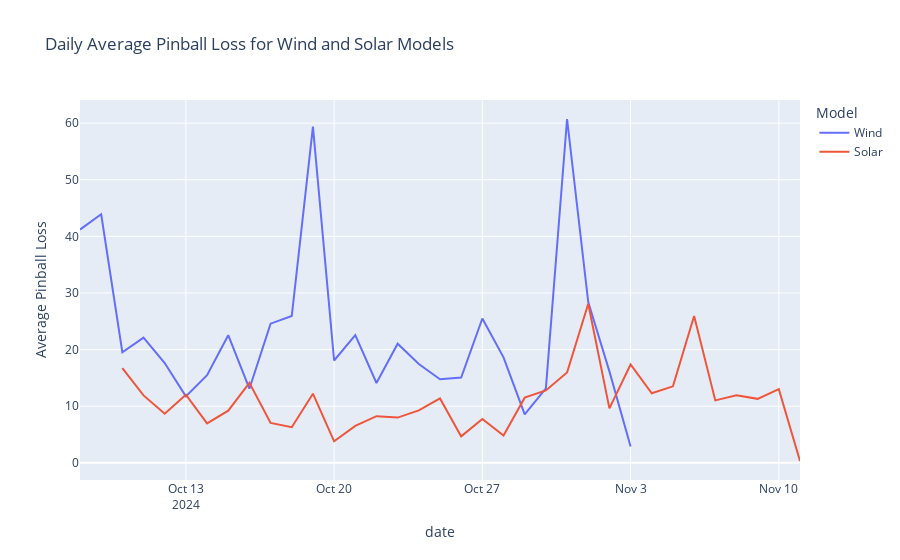

The notebook cell saved with this chart:
### Code cell
# WIND MODEL: Calculate daily average pinball loss for wind model
df_wind_copy = df_resampled_merged_wind_2.copy()
df_wind_copy['valid_datetime'] = pd.to_datetime(df_wind_copy['valid_datetime'])
daily_wind_data = df_wind_copy.set_index('valid_datetime').resample('D')

quantile_cols = [
    'generation_mw_quantile_1', 'generation_mw_quantile_2', 'generation_mw_quantile_3',
    'generation_mw_quantile_4', 'generation_mw_quantile_5', 'generation_mw_quantile_6',
    'generation_mw_quantile_7', 'generation_mw_quantile_8', 'generation_mw_quantile_9'
]

wind_daily_losses = []
for date, daily_df in daily_wind_data:
    daily_loss_entry = {'date': date}
    for quantile in quantiles:
        loss = modified_pinball_loss(daily_df['generation_mw'], daily_df[f"generation_mw_quantile_{quantile}"], quantile/10)
        daily_loss_entry[f"loss_quantile_{quantile}"] = loss
    wind_daily_losses.append(daily_loss_entry)

wind_loss_df = pd.DataFrame(wind_daily_losses)
wind_loss_df['avg_pinball_loss'] = wind_loss_df[[f"loss_quantile_{quantile}" for quantile in quantiles]].mean(axis=1)
wind_loss_df['model'] = 'Wind'

# SOLAR MODEL: Calculate daily average pinball loss for solar model
df_solar_copy = df_resampled_merged_solar3.copy()
df_solar_copy['valid_datetime'] = pd.to_datetime(df_solar_copy['valid_datetime'])
daily_solar_data = df_solar_copy.set_index('valid_datetime').resample('D')

solar_daily_losses = []
for date, daily_df in daily_solar_data:
    daily_loss_entry = {'date': date}
    for quantile in quantiles:
        loss = modified_pinball_loss(daily_df['Target_Capacity_MWP%'] * df_resampled_merged_solar3["capacity_mwp_lag_48h"].mean(), daily_df[f"generation_mw_quantile_{quantile}"], quantile / 10)
        daily_loss_entry[f"loss_quantile_{quantile}"] = loss
    solar_daily_losses.append(daily_loss_entry)


solar_loss_df = pd.DataFrame(solar_daily_losses)
solar_loss_df['avg_pinball_loss'] = solar_loss_df[[f"loss_quantile_{quantile}" for quantile in quantiles]].mean(axis=1)
solar_loss_df['model'] = 'Solar'

# Combine wind and solar loss data for comparison
combined_loss_df = pd.concat([wind_loss_df, solar_loss_df])

# Plot the daily average pinball loss for both models
fig = px.line(
    combined_loss_df,
    x='date',
    y='avg_pinball_loss',
    color='model',
    title='Daily Average Pinball Loss for Wind and Solar Models',
    labels={'avg_pinball_loss': 'Average Pinball Loss', 'model': 'Model'}
)
fig.show()
display(combined_loss_df)

### Figure 1 — Plotly figure (JSON) as saved in the notebook; plotly's stock layout.template omitted (floating-point values rounded to 4 significant figures)
{"data": [{"hovertemplate": "Model=Wind<br>date=%{x}<br>Average Pinball Loss=%{y}<extra></extra>", "legendgroup": "Wind", "line": {"color": "#636efa", "dash": "solid"}, "marker": {"symbol": "circle"}, "mode": "lines", "name": "Wind", "orientation": "v", "showlegend": true, "type": "scatter", "x": ["2024-10-08T00:00:00+00:00", "2024-10-09T00:00:00+00:00", "2024-10-10T00:00:00+00:00", "2024-10-11T00:00:00+00:00", "2024-10-12T00:00:00+00:00", "2024-10-13T00:00:00+00:00", "2024-10-14T00:00:00+00:00", "2024-10-15T00:00:00+00:00", "2024-10-16T00:00:00+00:00", "2024-10-17T00:00:00+00:00", "2024-10-18T00:00:00+00:00", "2024-10-19T00:00:00+00:00", "2024-10-20T00:00:00+00:00", "2024-10-21T00:00:00+00:00", "2024-10-22T00:00:00+00:00", "2024-10-23T00:00:00+00:00", "2024-10-24T00:00:00+00:00", "2024-10-25T00:00:00+00:00", "2024-10-26T00:00:00+00:00", "2024-10-27T00:00:00+00:00", "2024-10-28T00:00:00+00:00", "2024-10-29T00:00:00+00:00", "2024-10-30T00:00:00+00:00", "2024-10-31T00:00:00+00:00", "2024-11-01T00:00:00+00:00", "2024-11-02T00:00:00+00:00", "2024-11-03T00:00:00+00:00"], "xaxis": "x", "y": [41.2, 43.9, 19.54, 22.11, 17.62, 11.74, 15.47, 22.55, 13.1, 24.58, 25.93, 59.38, 18.08, 22.57, 14.11, 21.04, 17.46, 14.76, 15.08, 25.5, 18.64, 8.561, 13.16, 60.73, 28.38, 16.15, 2.873], "yaxis": "y"}, {"hovertemplate": "Model=Solar<br>date=%{x}<br>Average Pinball Loss=%{y}<extra></extra>", "legendgroup": "Solar", "line": {"color": "#EF553B", "dash": "solid"}, "marker": {"symbol": "circle"}, "mode": "lines", "name": "Solar", "orientation": "v", "showlegend": true, "type": "scatter", "x": ["2024-10-10T00:00:00+00:00", "2024-10-11T00:00:00+00:00", "2024-10-12T00:00:00+00:00", "2024-10-13T00:00:00+00:00", "2024-10-14T00:00:00+00:00", "2024-10-15T00:00:00+00:00", "2024-10-16T00:00:00+00:00", "2024-10-17T00:00:00+00:00", "2024-10-18T00:00:00+00:00", "2024-10-19T00:00:00+00:00", "2024-10-20T00:00:00+00:00", "2024-10-21T00:00:00+00:00", "2024-10-22T00:00:00+00:00", "2024-10-23T00:00:00+00:00", "2024-10-24T00:00:00+00:00", "2024-10-25T00:00:00+00:00", "2024-10-26T00:00:00+00:00", "2024-10-27T00:00:00+00:00", "2024-10-28T00:00:00+00:00", "2024-10-29T00:00:00+00:00", "2024-10-30T00:00:00+00:00", "2024-10-31T00:00:00+00:00", "2024-11-01T00:00:00+00:00", "2024-11-02T00:00:00+00:00", "2024-11-03T00:00:00+00:00", "2024-11-04T00:00:00+00:00", "2024-11-05T00:00:00+00:00", "2024-11-06T00:00:00+00:00", "2024-11-07T00:00:00+00:00", "2024-11-08T00:00:00+00:00", "2024-11-09T00:00:00+00:00", "2024-11-10T00:00:00+00:00", "2024-11-11T00:00:00+00:00"], "xaxis": "x", "y": [16.71, 11.92, 8.668, 12.03, 6.97, 9.219, 14.12, 7.055, 6.299, 12.21, 3.807, 6.53, 8.241, 7.994, 9.257, 11.38, 4.678, 7.737, 4.818, 11.51, 12.79, 15.97, 28.09, 9.628, 17.37, 12.28, 13.51, 25.94, 11.03, 11.95, 11.3, 13.02, 0.3277], "yaxis": "y"}], "layout": {"legend": {"title": {"text": "Model"}, "tracegroupgap": 0}, "title": {"text": "Daily Average Pinball Loss for Wind and Solar Models"}, "xaxis": {"anchor": "y", "domain": [0, 1], "title": {"text": "date"}}, "yaxis": {"anchor": "x", "domain": [0, 1], "title": {"text": "Average Pinball Loss"}}}}
